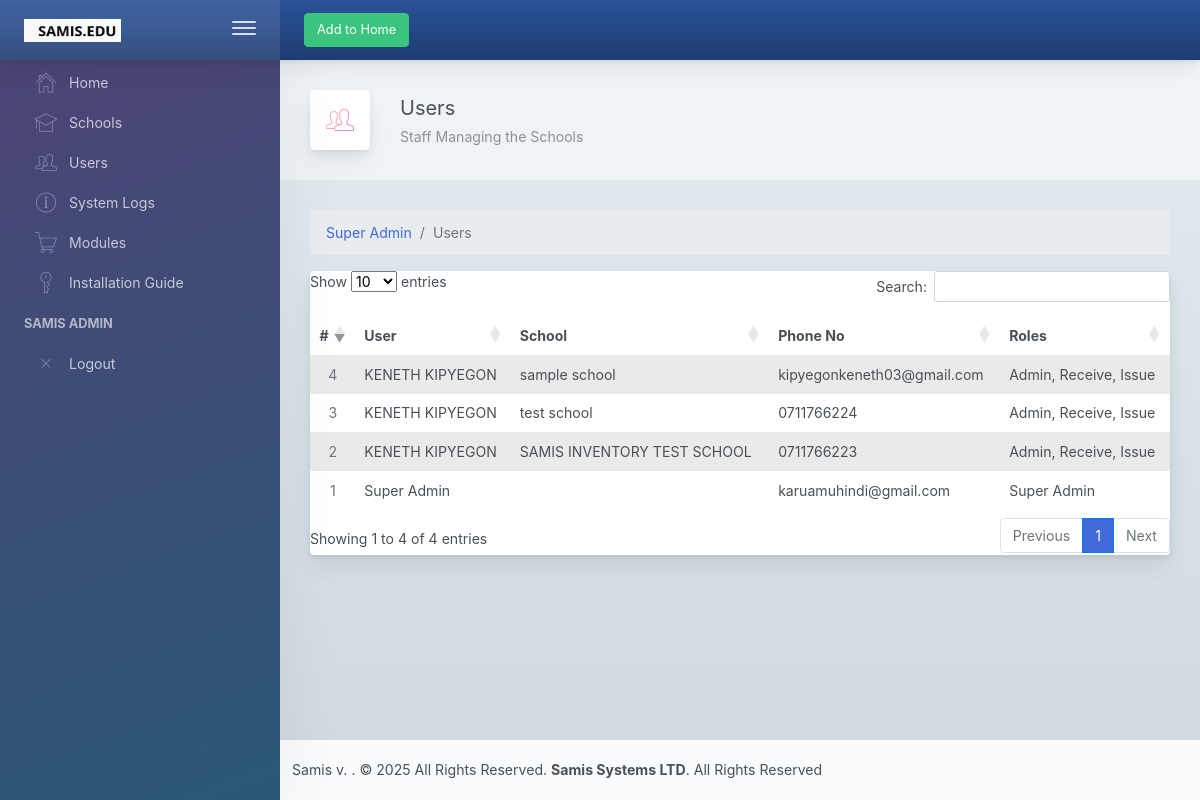
The page /samis/user/f8de4de2872911f0a55b4889e74b1c66 (signed in) on the database its author committed.
### samis_stock.py (models this page shows)
class User(db.Model):
	__tablename__ = 'users'
	id = db.Column(db.Integer, primary_key = True)
	school_id = db.Column(db.Integer, ForeignKey('schools.id'))
	employee_id = db.Column(db.Integer, ForeignKey('employees.id'))
	uuid = db.Column(db.String)
	phone = db.Column(db.String, unique=True)
	code = db.Column(db.String)
	pwd = db.Column(db.String)
	rights = db.Column(db.String)
	deleted = db.Column(db.Boolean, default = False)
	school = relationship("School", back_populates = "users")
	employee = relationship("Employee", back_populates = "user")
	logs = relationship("User_log", back_populates = "user")
	shortcuts = relationship("Shortcut", back_populates = "user")
	devices = relationship("User_device", back_populates = "user")
	purchase_orders = relationship("Purchase_order", back_populates = "manager")
	requests = relationship("Request_quantity", back_populates = "manager")

class Employee(db.Model):
	__tablename__ = 'employees'
	id = db.Column(db.Integer, primary_key = True)
	department_id = db.Column(db.Integer, ForeignKey('departments.id'), default = 1)
	uuid = db.Column(db.String)
	name = db.Column(db.String)
	phone = db.Column(db.String)
	category = db.Column(db.String)
	designation = db.Column(db.String)
	location = db.Column(db.String)
	deleted = db.Column(db.Boolean, default = False)
	department = relationship("Department", back_populates = "employees")
	stores = relationship("Store", back_populates = "manager")
	assets = relationship("Asset", back_populates = "owner")
	user = relationship("User", back_populates = "employee", uselist=False)
	activities = relationship("Employee_activity", back_populates = "employee")

class School(db.Model):
	__tablename__= 'schools'
	id = db.Column(db.Integer, primary_key = True)
	uuid = db.Column(db.String)
	name = db.Column(db.String)
	phone = db.Column(db.String)
	address = db.Column(db.String)
	motto = db.Column(db.String)
	logo = db.Column(db.String, default = "blank.jpeg")
	status = db.Column(db.String, default = "Active")
	config = relationship("School_configuration", uselist=False, back_populates = "school")
	users = relationship("User", back_populates = "school")
	departments = relationship("Department", back_populates = "school")
	stores = relationship("Store", back_populates = "school")
	products = relationship("Product", back_populates = "school")
	orders = relationship("Purchase_order", back_populates = "school")
	requests = relationship("Request_quantity", back_populates = "school")
	suppliers = relationship("Supplier", back_populates = "school")
	units = relationship("Unit", back_populates = "school")
	deleted_items = relationship("Deleted_item", back_populates = "school")
	user_logs = relationship("User_log", back_populates = "school")
	subscriptions = relationship("Subscription", back_populates = "school")
	changes = relationship("Samis_Activity", back_populates = "school")

### samis_stock.py (the view, shortened to what this page needs)
@app.route('/samis/<page>/<ids>')
@verify_super_admin
def samis_admin(page, ids):
	get_log("Super Admin", page + "/" + ids)
	session['previous'] = "/samis/{}/{}".format(page, ids)
	if ids == session['user']['uuid']:
		if page == "school":
			data = {'schools': School.query.all(), 'modules': Service.query.all()}
		elif page == "user":
			data = {'users': User.query.all()}
		elif page == "module":
			data = {'modules': Service.query.all()}
		return render_template('samis_admin/' + page + 's.html', records = data)

### samis_stock.py (called while the page is built)
def verify_super_admin(fn):
	@wraps(fn)
	def inner(*args,**kwargs):
		if 'super_admin' not in session:
			return redirect('/')
		return fn(*args,**kwargs)
	return inner

def get_log(page, data, user=None):
	if not user:
		user = session['user']['name'] if ('user' in session) else "Guest Tester"
		address = request.access_route[-1]
	else:
		address = domain
	if data != "/favicon.ico":
		log = Log(user = user, resource = page, action = data, address = address, time = get_time("time"))
		db.session.add(log)
		db.session.commit()

def get_time(category):
	if category == "date":
		return datetime.now().strftime("%d %B, %Y")
	elif category == "time":
		return datetime.now().strftime("%H:%M:%S %d %B, %Y")
	elif category == "year":
		return datetime.now().strftime("%Y")

### templates/samis_admin/users.html (shortened to what this page needs)
{% extends "base.html" %}
{% block content %}
<div class="app-main">
    {% include 'samis_admin/side_bar.html' %}
        <div class="app-main__outer bg-heavy-rain sidebar-text-dark">
        <div class="app-main__inner">
            <div class="app-page-title">
                <div class="page-title-wrapper">
                    <div class="page-title-heading">
                        <div class="page-title-icon">
                            <i class="pe-7s-users icon-gradient bg-mean-fruit">
                            </i>
                        </div>
                        <div>Users
                            <div class="page-title-subheading">Staff Managing the Schools
                            </div>
                        </div>
                    </div>
                </div>
            </div>
            <nav class="" aria-label="breadcrumb">
                <ol class="breadcrumb">
                    <li class="breadcrumb-item"><a href="/">Super Admin</a></li>
                    <li class="active breadcrumb-item" aria-current="page">Users</li>
                </ol>
            </nav>
            <div class="row">
                <div class="col-md-12">
                    <div class="main-card mb-3 card">
                        <div class="table-responsive">
                            <table class="align-middle mb-0 table table-borderless table-striped table-hover" id="myTable">
                                <thead>
                                <tr>
                                    <th class="text-center">#</th>
                                    <th>User</th>
                                    <th>School</th>
                                    <th>Phone No</th>
                                    <th>Roles</th>
                                </tr>
                                </thead>
                                <tbody>
                                {%for item in records.users%}
                                <tr>
                                    <td class="text-center text-muted">{{ item.id }}</td>
                                    <td>
                                        {%if item.employee is not none%}
                                            {{ item.employee.name }}
                                        {%elif item.rights == "Super Admin"%}
                                            Super Admin
                                        {%endif%}
                                    </td>
                                    <td>{{ item.school.name }}</td>
                                    <td>{{ item.phone }}</td>
                                    <td>{{ item.rights }}</td>
                                </tr>
                                {%endfor%}
                                </tbody>
                            </table>
                        </div>
                    </div>
                </div>
            </div>
        </div>
            {% include 'footer.html' %}
        </div>
</div>
{% endblock %}

### templates/base.html (shortened to what this page needs)
<!doctype html>
<html lang="en">
<head>
    <link href="/static/main.css" rel="stylesheet">
    <link href="/static/samis.css" rel="stylesheet">
    <link href="https://cdnjs.cloudflare.com/ajax/libs/toastr.js/2.0.1/css/toastr.css" rel="stylesheet"/>
    <link rel="stylesheet" href="https://cdn.datatables.net/1.13.7/css/dataTables.bootstrap5.min.css">
    <link rel="stylesheet" href="https://cdnjs.cloudflare.com/ajax/libs/bootstrap-datepicker/1.9.0/css/bootstrap-datepicker.min.css">
</head>
<body>
    <div class="app-container app-theme-white body-tabs-shadow fixed-sidebar fixed-header">
        <div class="app-header header-shadow d-print-none bg-night-sky header-text-light">
            <div class="app-header__logo">
                <div class="logo-src"></div>
                <div class="header__pane ml-auto">
                    <div>
                        <button type="button" class="hamburger close-sidebar-btn hamburger--elastic" data-class="closed-sidebar">
                            <span class="hamburger-box">
                                <span class="hamburger-inner"></span>
                            </span>
                        </button>
                    </div>
                </div>
            </div>
            <div class="app-header__content">
                <form action="/shortcut/add" method="post" role="form">
                    <button type="submit" class="btn btn-success">Add to Home</button>
                </form>
            </div>
        </div>
        {% block content %}
        {% endblock %}
    </div>
</body>
</html>

### templates/samis_admin/side_bar.html (shortened to what this page needs)
<div class="app-sidebar sidebar-shadow d-print-none bg-midnight-bloom sidebar-text-light">
        <div class="scrollbar-sidebar">
        <div class="app-sidebar__inner">
            <ul class="vertical-nav-menu">
                <li>
                    <a href="/">
                        <i class="metismenu-icon pe-7s-home"></i>
                        Home
                    </a>
                </li>
                <li>
                    <a href="/samis/school/{{ session.user.uuid }}">
                        <i class="metismenu-icon pe-7s-study"></i>
                        Schools
                    </a>
                </li>
                <li>
                    <a href="/samis/user/{{ session.user.uuid }}">
                        <i class="metismenu-icon pe-7s-users"></i>
                        Users
                    </a>
                </li>
                <li>
                    <a href="/logs/0">
                        <i class="metismenu-icon pe-7s-info"></i>
                        System Logs
                    </a>
                </li>
                <li>
                    <a href="/samis/module/{{ session.user.uuid }}">
                        <i class="metismenu-icon pe-7s-cart"></i>
                        Modules
                    </a>
                </li>
                <li>
                    <a href="/samis/config/installation">
                        <i class="metismenu-icon pe-7s-key"></i>
                        Installation Guide
                    </a>
                </li>
                <li class="app-sidebar__heading">{{ session.user.name }}</li>
                <li>
                    <a href="/logout">
                        <i class="metismenu-icon pe-7s-close"></i>
                        Logout
                    </a>
                </li>
            </ul>
        </div>
    </div>
</div>

### templates/footer.html
<div class="app-wrapper-footer bg-midnight-bloom sidebar-text-light">
    <div class="app-footer ">
        <div class="app-footer__inner">
            <div class="app-footer-left">
                <ul class="nav">
                    <li class="nav-item">
                        Samis v.{{ session.version }} . &copy; 2025 All Rights Reserved. <strong>Samis Systems LTD</strong>. All Rights Reserved
                    </li>
                </ul>
            </div>
        </div>
    </div>
</div>

### rows shown on the page
User: id "1", shows "Super Admin", phone "karuamuhindi@gmail.com", rights "Super Admin"
User: id "2", employee.name "KENETH KIPYEGON", school.name "SAMIS INVENTORY TEST SCHOOL", phone "0711766223", rights "Admin, Receive, Issue"
User: id "3", employee.name "KENETH KIPYEGON", school.name "test school", phone "0711766224", rights "Admin, Receive, Issue"
User: id "4", employee.name "KENETH KIPYEGON", school.name "sample school", phone "kipyegonkeneth03@gmail.com", rights "Admin, Receive, Issue"

### other values the page prints
{{ session.user.name }} "SAMIS ADMIN"
